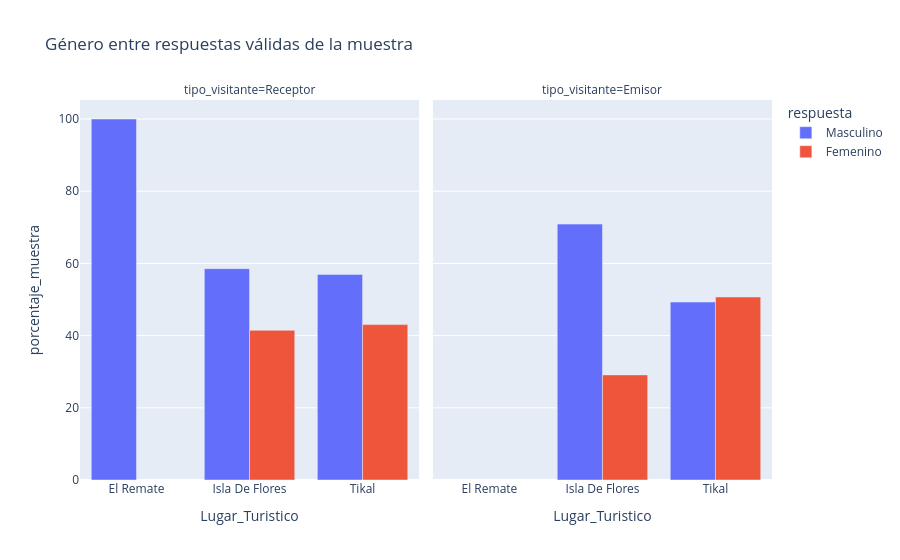

The notebook cell this image was saved under:
### Markdown cell above
## Perfil descriptivo

Porcentajes calculados sobre las respuestas válidas **dentro de cada subdestino y tipo de visitante**.

### Code cell
perfil = porcentajes_muestra(data)
display(perfil.head(15))
genero = perfil.query("indicador == 'genero'")
fig = px.bar(genero, x="Lugar_Turistico", y="porcentaje_muestra", color="respuesta", barmode="group", facet_col="tipo_visitante", title="Género entre respuestas válidas de la muestra")
fig.show()

### Figure 1 — Plotly figure (JSON) as saved in the notebook; plotly's stock layout.template omitted (floating-point values rounded to 4 significant figures)
{"data": [{"alignmentgroup": "True", "hovertemplate": "respuesta=Masculino<br>tipo_visitante=Receptor<br>Lugar_Turistico=%{x}<br>porcentaje_muestra=%{y}<extra></extra>", "legendgroup": "Masculino", "marker": {"color": "#636efa", "pattern": {"shape": ""}}, "name": "Masculino", "offsetgroup": "Masculino", "orientation": "v", "showlegend": true, "textposition": "auto", "type": "bar", "x": ["El Remate", "Isla De Flores", "Tikal"], "xaxis": "x", "y": [100.0, 58.54, 56.95], "yaxis": "y"}, {"alignmentgroup": "True", "hovertemplate": "respuesta=Masculino<br>tipo_visitante=Emisor<br>Lugar_Turistico=%{x}<br>porcentaje_muestra=%{y}<extra></extra>", "legendgroup": "Masculino", "marker": {"color": "#636efa", "pattern": {"shape": ""}}, "name": "Masculino", "offsetgroup": "Masculino", "orientation": "v", "showlegend": false, "textposition": "auto", "type": "bar", "x": ["Isla De Flores", "Tikal"], "xaxis": "x2", "y": [70.89, 49.31], "yaxis": "y2"}, {"alignmentgroup": "True", "hovertemplate": "respuesta=Femenino<br>tipo_visitante=Receptor<br>Lugar_Turistico=%{x}<br>porcentaje_muestra=%{y}<extra></extra>", "legendgroup": "Femenino", "marker": {"color": "#EF553B", "pattern": {"shape": ""}}, "name": "Femenino", "offsetgroup": "Femenino", "orientation": "v", "showlegend": true, "textposition": "auto", "type": "bar", "x": ["Isla De Flores", "Tikal"], "xaxis": "x", "y": [41.46, 43.05], "yaxis": "y"}, {"alignmentgroup": "True", "hovertemplate": "respuesta=Femenino<br>tipo_visitante=Emisor<br>Lugar_Turistico=%{x}<br>porcentaje_muestra=%{y}<extra></extra>", "legendgroup": "Femenino", "marker": {"color": "#EF553B", "pattern": {"shape": ""}}, "name": "Femenino", "offsetgroup": "Femenino", "orientation": "v", "showlegend": false, "textposition": "auto", "type": "bar", "x": ["Isla De Flores", "Tikal"], "xaxis": "x2", "y": [29.11, 50.69], "yaxis": "y2"}], "layout": {"annotations": [{"font": {}, "showarrow": false, "text": "tipo_visitante=Receptor", "x": 0.245, "xanchor": "center", "xref": "paper", "y": 1, "yanchor": "bottom", "yref": "paper"}, {"font": {}, "showarrow": false, "text": "tipo_visitante=Emisor", "x": 0.755, "xanchor": "center", "xref": "paper", "y": 1, "yanchor": "bottom", "yref": "paper"}], "barmode": "group", "legend": {"title": {"text": "respuesta"}, "tracegroupgap": 0}, "title": {"text": "Género entre respuestas válidas de la muestra"}, "xaxis": {"anchor": "y", "domain": [0, 0.49], "title": {"text": "Lugar_Turistico"}}, "xaxis2": {"anchor": "y2", "domain": [0.51, 1], "matches": "x", "title": {"text": "Lugar_Turistico"}}, "yaxis": {"anchor": "x", "domain": [0, 1], "title": {"text": "porcentaje_muestra"}}, "yaxis2": {"anchor": "x2", "domain": [0, 1], "matches": "y", "showticklabels": false}}}
